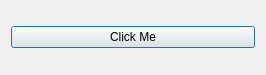
<?xml version="1.0" encoding="UTF-8"?>
<ui version="4.0">
 <class>Dialog</class>
 <widget class="QDialog" name="Dialog">
  <property name="geometry">
   <rect>
    <x>0</x>
    <y>0</y>
    <width>266</width>
    <height>75</height>
   </rect>
  </property>
  <property name="windowTitle">
   <string>Dialog</string>
  </property>
  <layout class="QHBoxLayout" name="horizontalLayout">
   <item>
    <widget class="QPushButton" name="pushButton">
     <property name="text">
      <string>Click Me</string>
     </property>
    </widget>
   </item>
  </layout>
 </widget>
 <resources/>
 <connections/>
</ui>
